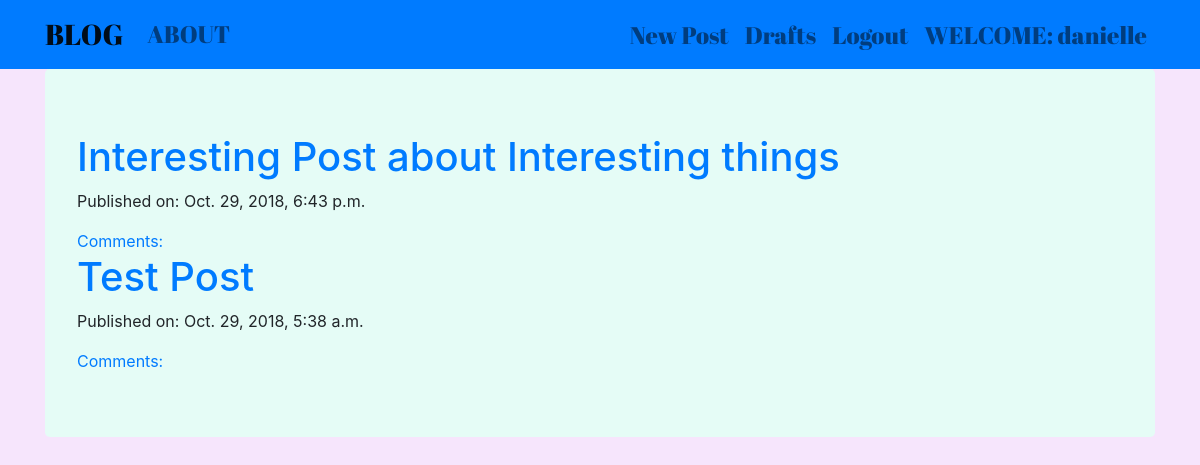
The app's page / (signed in) with its own data.
### blog/models.py (models this page shows, shortened)
class Post(models.Model):
    author = models.ForeignKey('auth.User', on_delete=models.CASCADE)
    title = models.CharField(max_length = 200)
    text = models.TextField()
    created_date = models.DateTimeField(default = timezone.now())
    published_date = models.DateTimeField(blank=True, null = True)

### blog/views.py (the view)
# urls.py: url(r'^$', views.PostListView.as_view(), name='post_list'),
class PostListView(ListView):
    model = Post
    def get_queryset(self):
        return Post.objects.filter(published_date__lte = timezone.now()).order_by('-published_date')

### blog/templates/blog/post_list.html
{% extends "blog/base.html" %}
{% block content %}
<div class="centerstage jumbotron">
  {% for post in post_list %}
    <h1> <a href="{% url 'post_detail' pk=post.pk %}">{{ post.title }}</a> </h1>
    <div class="date">
      <p>Published on: {{ post.published_date }}</p>
    </div>
    <a href="{% url 'post_detail' pk=post.pk %}">Comments:{{ post.approved_comments.count }}</a>
  {% endfor %}
</div>
{% endblock %}

### blog/templates/blog/base.html (shortened to what this page needs)
<!DOCTYPE html>
{% load staticfiles %}
<html lang="en" dir="ltr">
  <head>
    <link rel="stylesheet" href="https://stackpath.bootstrapcdn.com/bootstrap/4.1.3/css/bootstrap.min.css">
    <link rel="stylesheet" href="//cdn.jsdelivr.net/npm/medium-editor@latest/dist/css/medium-editor.min.css" type="text/css" media="screen" charset="utf-8">
    <link rel="stylesheet" href="{% static 'css/blog.css' %}">
  </head>
  <body>
    <nav class="loader navbar navbar-expand-lg navbar-light bg-primary sticky-top techfont">
      <div class="container">
        <ul class="navbar-nav mr-auto">
          <li><a class="navbar-brand bigbrand" href="{% url 'post_list' %}">BLOG</a> </li>
          <li> <a class="nav-link"href="{% url 'about' %}">ABOUT</a> </li>
        </ul>
        <ul class="navbar-nav navbar-right">
          {% if user.is_authenticated %}
            <li> <a class="nav-link" href="{% url 'post_new' %}"> New Post </a> </li>
            <li> <a class="nav-link" href="{% url 'post_draft_list' %}"> Drafts </a> </li>
            <li> <a class="nav-link" href="{% url 'logout' %}">Logout</a> </li>
            <li class="nav-link"> WELCOME: {{user.username}} </li>
          {% else %}
            <li><a class="nav-link" href="{% url 'login' %}"> LOGIN </a> </li>
          {% endif %}
        </ul>
      </div>
    </nav>
    <div class="content container">
      <div class="row">
        <div class="col-lg-12">
          <div class="blog_posts">
            {% block content %}
            {% endblock %}
          </div>
        </div>
      </div>
    </div>
  </body>
</html>

### blog/static/css/blog.css (style rules this page uses)
body { background-color: #f6e5fc; }
.jumbotron { background-color: #e5fcf6; }
.techfont { font-family: 'Abril Fatface'; font-size: 1.5em; }
.bigbrand { font-size: 1.2em; }
.centerstage { margin-left: auto; margin-right: auto; }
.loader { filter:hue-rotate(0deg); color:linear-gradient(45deg,#0f8,#08f); animation:hue 10000ms infinite linear; }

### records on screen
Post: title "Interesting Post about Interesting things", published_date "Oct. 29, 2018, 6:43 p.m."
Post: title "Test Post", published_date "Oct. 29, 2018, 5:38 a.m."

### other values on screen
{{ user.username }} "danielle"
